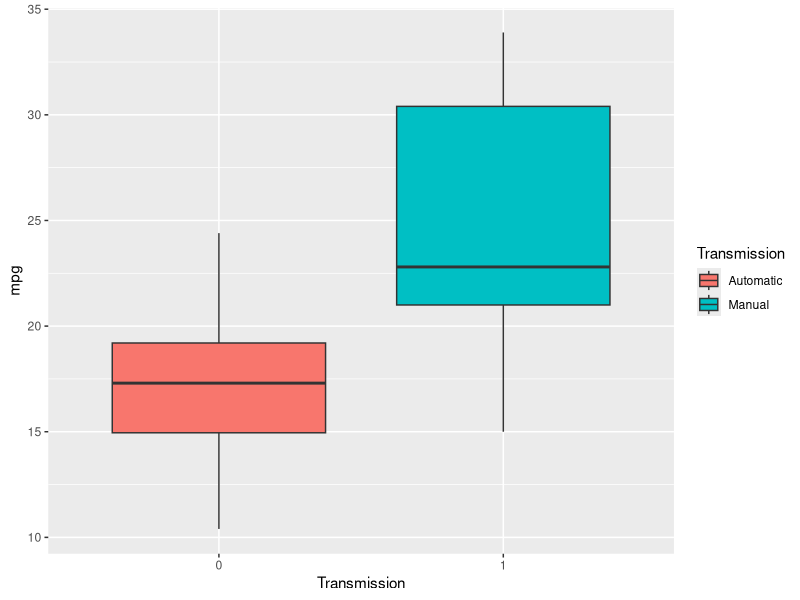

Write R code to recreate this figure. (Note: this script raises an error after producing the figure.)
## ---- chunk 1
knitr::opts_chunk$set(echo = TRUE)
## ---- chunk 2
library(tidyverse)
data("mtcars")
mtcars -> motorcars
str(motorcars)
## ---- chunk 3
motorcars <- rename(motorcars, Transmission = am)
motorcars$Transmission <- as.factor(motorcars$Transmission)

plot1 <- ggplot(motorcars, aes(Transmission, mpg, fill=Transmission))
plot1 + geom_boxplot() + scale_fill_discrete(name = "Transmission", labels = c("Automatic", "Manual"))
## ---- chunk 4
t.test(motorcars$mpg ~ motorcars$Transmission)
## ---- chunk 5
lm_mpg_only <- lm(mpg ~ Transmission, data = motorcars)  
summary(lm_mpg_only)
## ---- chunk 6
lm_mpg_all <- lm(mpg ~ . , data = motorcars)  
summary(lm_mpg_all)
## ---- chunk 7
correlations <- cor(motorcars)
## ---- chunk 8
lm_mpg_all_correlated <- lm(mpg ~ Transmission + cyl + disp + hp + wt, data = motorcars)
## ---- chunk 9
lm_mpg_with_interaction <- lm(mpg ~ Transmission + Transmission:wt + cyl + disp + hp + wt, data = motorcars)
summary(lm_mpg_with_interaction)
## ---- chunk 10
anova(lm_mpg_only, lm_mpg_with_interaction, lm_mpg_all_correlated, lm_mpg_all)
## ---- chunk 11



## ---- chunk 12
lm_mpg_all_correlated <- lm(mpg ~ Transmission + cyl + disp + hp + wt, data = motorcars)
